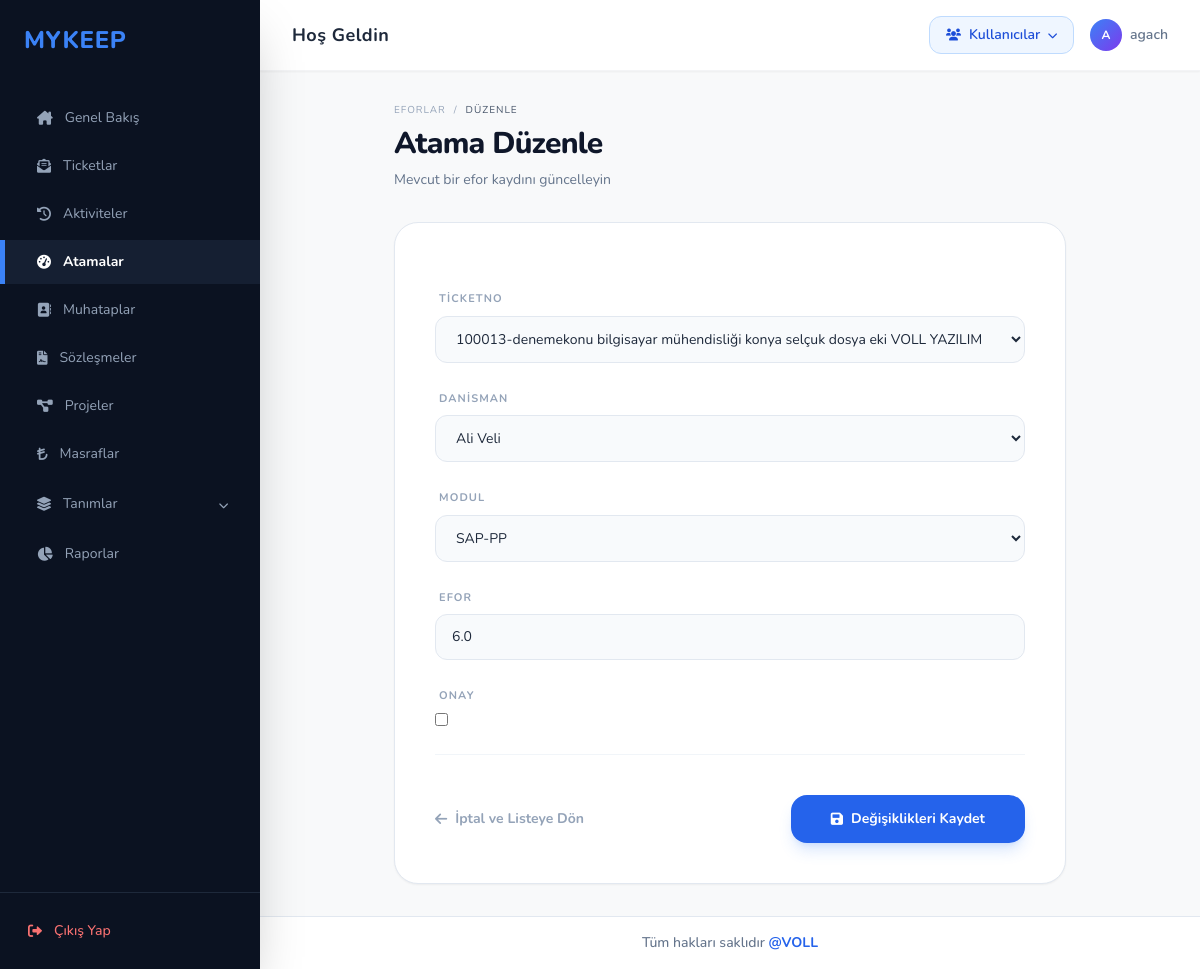
The app's page /eforlar/duzenle/14/ (signed in) with its own data.
### ticket/models.py (models this page shows, shortened)
class ticket(models.Model):
    ticketno = models.IntegerField(primary_key=True, unique=True, blank=True)
    konu: models.CharField= models.CharField(max_length=100)
    unvan = models.ForeignKey("muhatap.muhatap", to_field="unvan", on_delete=models.CASCADE, null=True)
    sozlesmeno = models.ForeignKey("sozlesme.sozlesmeler", to_field="sozlesmeno", on_delete=models.CASCADE, null=True)
    departmankod = models.ForeignKey("departman.departman", to_field="kod", on_delete=models.SET_NULL, null=True, blank=True)
    bolumkod = models.ForeignKey("modul.bolum", to_field="kod", on_delete=models.CASCADE, null=True)
    destekturu = models.ForeignKey("destekturu.destektur", to_field="definition", on_delete=models.PROTECT, null=True)
    taleptarih = models.DateTimeField(default=timezone.now)
    termintarih = models.DateTimeField(null=True, blank=True)
    oncelikkod = models.ForeignKey("destekturu.oncelik", to_field="kod", on_delete=models.CASCADE, null=True)
    aciklama = models.TextField(null=True, blank=True)
    durumtanim = models.ForeignKey("statu", to_field="durumtanim", on_delete=models.CASCADE, null=True)
    faturadurum = models.ForeignKey("faturalama", to_field="faturadurum", on_delete=models.CASCADE, null=True)
    danisman = models.ManyToManyField("modul.danisman", blank=True, related_name="ticket_danismanlar")
    efor = models.FloatField(null=True, blank=True)
    onay = models.BooleanField(default=False)
    musteri_ticket_no = models.CharField(max_length=50, null=True, blank=True, verbose_name="Müşteri Ticket No")
    def __str__(self):
        return f" {self.ticketno}-{self.konu} {self.unvan}"

class atama (models.Model):
    danisman = models.ForeignKey("modul.danisman", to_field="username", on_delete=models.CASCADE, null=True)
    modul = models.ForeignKey("modul.bolum", to_field="kod", on_delete=models.CASCADE, null=True)
    ticketno = models.ForeignKey("ticket", to_field="ticketno" , on_delete=models.CASCADE, null=True)
    efor = models.FloatField(null=True, blank=True)
    onay = models.BooleanField(default=False)

### ticket/views.py (the view, shortened to what this page needs)
# urls.py: path('eforlar/duzenle/<int:pk>/', ticket_views.efor_duzenle, name='efor_duzenle'),
def efor_duzenle(request, pk):
    kayit = get_object_or_404(atama, pk=pk)
    if request.method == "POST":
        form = AtamaForm(request.POST, instance=kayit, user=request.user)
        if form.is_valid():
            form.save()
            return redirect("efor_listesi")
    else:
        form = AtamaForm(instance=kayit, user=request.user)
    return render(request, "atama_duzenle.html", {"form": form, "kayit": kayit})

### ticket/forms.py (shortened to what this page needs)
class AtamaForm(forms.ModelForm):
    class Meta:
        model = atama
        fields = ['ticketno', 'danisman', 'modul', 'efor', 'onay']
    def __init__(self, *args, **kwargs):
        self.user = kwargs.pop('user', None)
        super().__init__(*args, **kwargs)
        for field_name, field in self.fields.items():
            if field_name != 'onay':
                field.widget.attrs['class'] = (
                    'w-full bg-slate-50 border border-slate-200 rounded-xl px-4 py-3 text-sm '
                    'focus:bg-white focus:ring-4 focus:ring-blue-500/10 focus:border-blue-500 '
                    'outline-none transition-all cursor-pointer select-none'
                )

### modul/models.py (called while the page is built)
    def __str__(self):
        return f"{self.program}-{self.isim}"

    def __str__(self):
        return f"{self.isim}"

### muhatap/models.py (called while the page is built)
    def __str__(self):
        return f"{self.unvan}   "

### templates/atama_duzenle.html (shortened to what this page needs)
{% extends 'base.html' %}
{% block content %}
<div class="max-w-2xl mx-auto">
    <div class="flex items-end justify-between mb-8">
        <div>
            <nav class="flex text-[10px] text-slate-400 uppercase tracking-widest mb-2 space-x-2">
                <a href="{% url 'efor_listesi' %}" class="hover:text-blue-600">Eforlar</a>
                <span>/</span>
                <span class="text-slate-600">Düzenle</span>
            </nav>
            <h1 class="text-3xl font-extrabold text-slate-900 tracking-tight">Atama Düzenle</h1>
            <p class="text-sm text-slate-500 mt-2">Mevcut bir efor kaydını güncelleyin</p>
        </div>
    </div>
    <div class="bg-white border border-slate-200 rounded-3xl shadow-sm overflow-hidden">
        <form method="post" class="p-10 space-y-7">
            <div class="grid grid-cols-1 gap-y-7">
                {% for field in form %}
                <div class="group">
                    <label class="block text-[11px] font-bold text-slate-400 uppercase tracking-widest mb-2 px-1 transition-colors group-focus-within:text-blue-600">
                        {{ field.label }}
                    </label>
                    <div class="relative flex items-center">
                        {{ field }}
                    </div>
                </div>
                {% endfor %}
            </div>
            <div class="flex items-center justify-between pt-10 border-t border-slate-100 mt-4">
                <a href="{% url 'efor_listesi' %}" class="text-sm font-bold text-slate-400 hover:text-slate-600 transition flex items-center">
                    <i class="fa-solid fa-arrow-left mr-2"></i> İptal ve Listeye Dön
                </a>
                <button type="submit" class="bg-blue-600 hover:bg-blue-700 text-white px-10 py-3.5 rounded-2xl font-bold text-sm shadow-lg shadow-blue-500/20 transition-all active:scale-95 flex items-center">
                    <i class="fa-solid fa-floppy-disk mr-2"></i> Değişiklikleri Kaydet
                </button>
            </div>
        </form>
    </div>
</div>
{% endblock %}

### templates/base.html (shortened to what this page needs)
<!DOCTYPE html>
<html lang="tr">
<head>
    <script src="https://cdn.tailwindcss.com"></script>
    {% load static %}
    <link rel="stylesheet" href="{% static 'responsive.css' %}?v=2.5">
    <link href="https://cdnjs.cloudflare.com/ajax/libs/font-awesome/6.0.0/css/all.min.css" rel="stylesheet">
    <link href="https://cdn.jsdelivr.net/npm/tom-select@2.2.2/dist/css/tom-select.css" rel="stylesheet">
    <link href="https://cdn.jsdelivr.net/npm/flatpickr/dist/flatpickr.min.css" rel="stylesheet">
</head>
<body class="bg-[#f8f9fa] text-slate-800 overflow-hidden">
    <div class="flex h-screen">
        <aside class="w-[260px] bg-[#0b1221] flex flex-col shadow-2xl z-20">
            <div class="p-6">
                <h1 class="text-2xl font-extrabold tracking-wide text-blue-500 uppercase">MYKEEP</h1>
            </div>
            <nav class="flex-1 space-y-1 overflow-y-auto mt-4">
                <a href="{% url 'index' %}" class="flex items-center space-x-3 py-3 px-8 transition-all duration-200 {% if request.resolver_match.url_name == 'index' %}bg-[#151f32] text-white font-bold border-l-[5px] border-blue-500{% else %}text-slate-400 hover:text-white hover:bg-[#151f32]/50 border-l-[5px] border-transparent{% endif %}">
                    <i class="fa-solid fa-house-chimney text-sm"></i>
                    <span class="text-sm">Genel Bakış</span>
                </a>
                <a href="{% url 'ticket_listesi' %}" class="flex items-center space-x-3 py-3 px-8 transition-all duration-200 {% if request.resolver_match.url_name == 'ticket_listesi' %}bg-[#151f32] text-white font-bold border-l-[5px] border-blue-500{% else %}text-slate-400 hover:text-white hover:bg-[#151f32]/50 border-l-[5px] border-transparent{% endif %}">
                    <i class="fa-solid fa-envelope-open-text text-sm"></i>
                    <span class="text-sm">Ticketlar</span>
                </a>
                <a href="{% url 'aktivite_listesi' %}" class="flex items-center space-x-3 py-3 px-8 transition-all duration-200 {% if 'aktivite' in request.resolver_match.url_name and 'rapor' not in request.resolver_match.url_name %}bg-[#151f32] text-white font-bold border-l-[5px] border-blue-500{% else %}text-slate-400 hover:text-white hover:bg-[#151f32]/50 border-l-[5px] border-transparent{% endif %}">
                    <i class="fa-solid fa-clock-rotate-left text-sm"></i>
                    <span class="text-sm">Aktiviteler</span>
                </a>
                <a href="{% url 'efor_listesi' %}" class="flex items-center space-x-3 py-3 px-8 transition-all duration-200 {% if 'efor' in request.resolver_match.url_name and 'rapor' not in request.resolver_match.url_name %}bg-[#151f32] text-white font-bold border-l-[5px] border-blue-500{% else %}text-slate-400 hover:text-white hover:bg-[#151f32]/50 border-l-[5px] border-transparent{% endif %}">
                    <i class="fa-solid fa-gauge-high text-sm"></i>
                    <span class="text-sm">Atamalar</span>
                </a>
                {% if request.user.is_superuser or request.user.userprofile.role == 'Admin' %}
                <a href="{% url 'muhatap_listesi' %}" class="flex items-center space-x-3 py-3 px-8 transition-all duration-200 {% if request.resolver_match.url_name == 'muhatap_listesi' %}bg-[#151f32] text-white font-bold border-l-[5px] border-blue-500{% else %}text-slate-400 hover:text-white hover:bg-[#151f32]/50 border-l-[5px] border-transparent{% endif %}">
                    <i class="fa-solid fa-address-book text-sm"></i>
                    <span class="text-sm">Muhataplar</span>
                </a>
                {% endif %}
                {% if request.user.is_superuser or request.user.userprofile.role != 'Danisman' %}
                <a href="{% url 'sozlesme_listesi' %}" class="flex items-center space-x-3 py-3 px-8 transition-all duration-200 {% if request.resolver_match.url_name == 'sozlesme_listesi' %}bg-[#151f32] text-white font-bold border-l-[5px] border-blue-500{% else %}text-slate-400 hover:text-white hover:bg-[#151f32]/50 border-l-[5px] border-transparent{% endif %}">
                    <i class="fa-solid fa-file-contract text-sm"></i>
                    <span class="text-sm">Sözleşmeler</span>
                </a>
                {% endif %}
                <a href="{% url 'proje_listesi' %}" class="flex items-center space-x-3 py-3 px-8 transition-all duration-200 {% if request.resolver_match.url_name == 'proje_listesi' %}bg-[#151f32] text-white font-bold border-l-[5px] border-blue-500{% else %}text-slate-400 hover:text-white hover:bg-[#151f32]/50 border-l-[5px] border-transparent{% endif %}">
                    <i class="fa-solid fa-diagram-project text-sm"></i>
                    <span class="text-sm">Projeler</span>
                </a>
                {% if not request.user.userprofile.role == 'Firma' or request.user.is_superuser %}
                <a href="{% url 'masraf_listesi' %}" class="flex items-center space-x-3 py-3 px-8 transition-all duration-200 {% if 'masraf' in request.resolver_match.url_name and 'turu' not in request.resolver_match.url_name %}bg-[#151f32] text-white font-bold border-l-[5px] border-blue-500{% else %}text-slate-400 hover:text-white hover:bg-[#151f32]/50 border-l-[5px] border-transparent{% endif %}">
                    <i class="fa-solid fa-turkish-lira-sign text-sm"></i>
                    <span class="text-sm">Masraflar</span>
                </a>
                {% endif %}
                {% if request.user.is_superuser or request.user.userprofile.role == 'Admin' %}
                <details class="group" >
                    <summary class="flex items-center justify-between py-3 px-8 cursor-pointer transition-all duration-200 text-slate-400 hover:text-white hover:bg-[#151f32]/50 border-l-[5px] border-transparent select-none">
                        <div class="flex items-center space-x-3">
                            <i class="fa-solid fa-layer-group text-sm"></i>
                            <span class="text-sm">Tanımlar</span>
                        </div>
                        <span class="transition group-open:rotate-180">
                            <i class="fa-solid fa-chevron-down text-[10px]"></i>
                        </span>
                    </summary>
                </details>
                {% endif %}
                <a href="{% url 'raporlar_sayfasi' %}" class="flex items-center space-x-3 py-3 px-8 transition-all duration-200 {% if 'rapor' in request.resolver_match.url_name or 'atanmamis' in request.resolver_match.url_name %}bg-[#151f32] text-white font-bold border-l-[5px] border-blue-500{% else %}text-slate-400 hover:text-white hover:bg-[#151f32]/50 border-l-[5px] border-transparent{% endif %}">
                    <i class="fa-solid fa-chart-pie text-sm"></i>
                    <span class="text-sm">Raporlar</span>
                </a>
            </nav>
            <div class="p-4 border-t border-slate-800 mt-auto">
                <a href="{% url 'uyelik:cikis' %}" class="flex items-center space-x-3 p-3 rounded-lg hover:bg-red-500/10 transition text-red-400 hover:text-red-300">
                    <i class="fa-solid fa-right-from-bracket text-sm"></i>
                    <span class="text-sm font-medium">Çıkış Yap</span>
                </a>
            </div>
        </aside>
        <main class="flex-1 flex flex-col overflow-y-auto">
            <header class="bg-white px-8 py-4 flex items-center justify-between sticky top-0 z-10 border-b border-gray-100 shadow-sm">
                <div class="text-slate-800 font-bold text-lg tracking-wide">Hoş Geldin</div>
                <div class="flex items-center space-x-4">
                    {% if request.user.is_superuser or request.user.userprofile.role == 'Admin' %}
                    <div class="relative" id="kullanici-menu-wrapper">
                        <button onclick="document.getElementById('kullanici-dropdown').classList.toggle('hidden')"
                                class="flex items-center space-x-2 bg-blue-50 hover:bg-blue-100 text-blue-700 px-4 py-2 rounded-xl font-semibold text-sm transition-all border border-blue-200 hover:border-blue-300">
                            <i class="fa-solid fa-users text-xs"></i>
                            <span>Kullanıcılar</span>
                            <i class="fa-solid fa-chevron-down text-[10px] ml-1"></i>
                        </button>
                    </div>
                    {% endif %}
                    <div class="flex items-center space-x-2">
                        <div class="w-8 h-8 rounded-full bg-gradient-to-br from-blue-500 to-violet-600 flex items-center justify-center text-white text-xs font-bold">
                            {{ request.user.username|first|upper }}
                        </div>
                        <span class="text-sm font-semibold text-slate-500">{{ request.user.username|default:"admin" }}</span>
                    </div>
                </div>
            </header>
            <div class="p-8">
                {% block content %}
                {% endblock %}
            </div>
            <footer class="mt-auto py-4 text-center border-t border-slate-200 bg-white">
                <p class="text-sm text-slate-500 font-medium">
                    Tüm hakları saklıdır <a href="https://www.volltr.com/" target="_blank" class="text-blue-600 hover:text-blue-800 font-bold transition">@VOLL</a>
                </p>
            </footer>
        </main>
    </div>
</body>
</html>

### static/responsive.css (style rules this page uses)
*, *::before, *::after { box-sizing: border-box; }

### templates/base.html (style rules this page uses)
* { scrollbar-width: thin; scrollbar-color: #cbd5e1 transparent; }
body { font-family: 'Nunito', sans-serif; }

### records on screen
ticket: form "100013-denemekonu bilgisayar mühendisliği konya selçuk dosya eki VOLL YAZILIM"
atama: form "Ali Veli" "SAP-PP" "6.0"

### other values on screen
{{ request.user.username|first|upper }} "A"
{{ request.user.username|default:"admin" }} "agach"
{{ field.label }} "TICKETNO" "DANISMAN" "MODUL" "EFOR" "ONAY"
